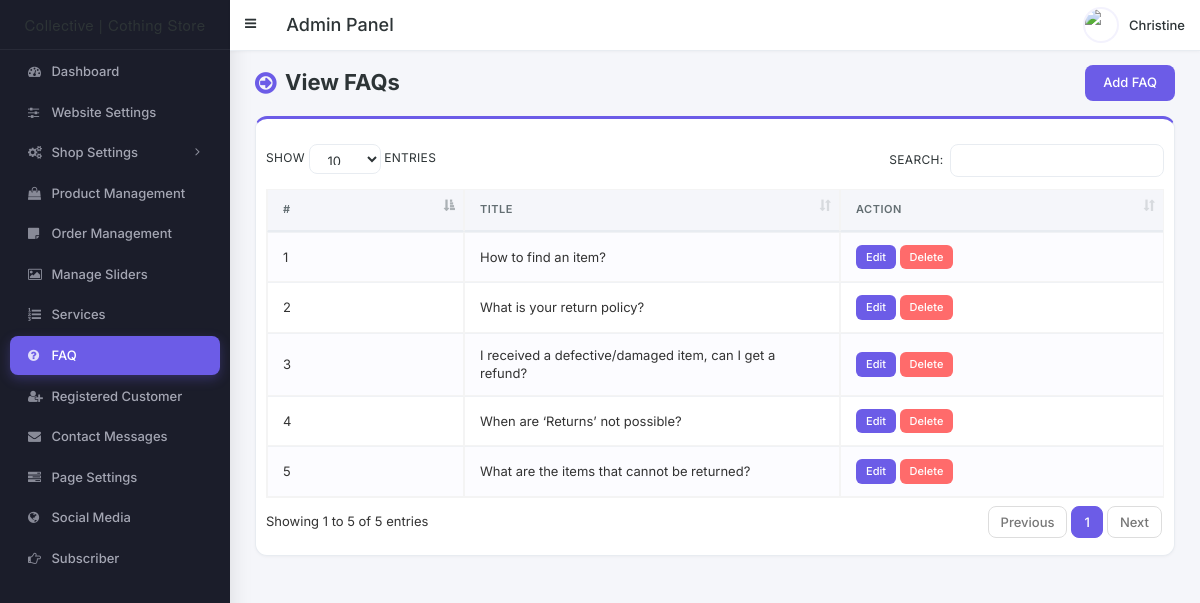
Before: /admin/faq.php (signed in) with the older database file.
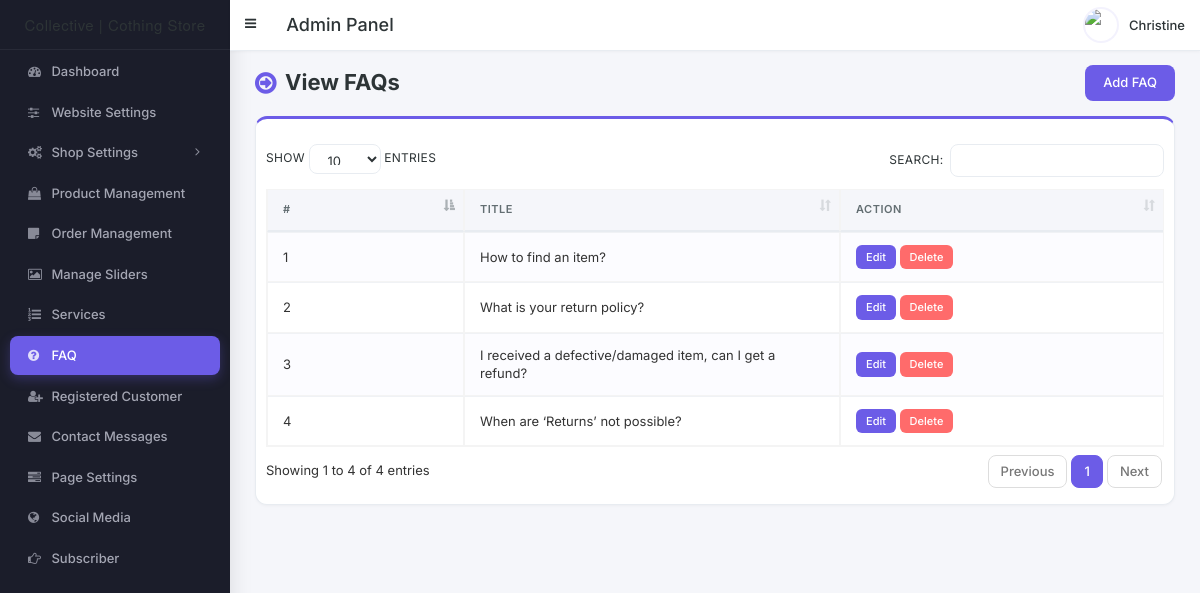
After: the same page with the newer database file.
### tables this page shows
CREATE TABLE `tbl_faq` (
  `faq_id` int(11) NOT NULL,
  `faq_title` varchar(255) NOT NULL,
  `faq_content` text NOT NULL
);

### admin/faq.php (the view, shortened to what this page needs)
<?php require_once('header.php'); ?>
<section class="content-header">
	<div class="content-header-left">
		<h1>View FAQs</h1>
	</div>
	<div class="content-header-right">
		<a href="faq-add.php" class="btn btn-primary btn-sm">Add FAQ</a>
	</div>
</section>
<section class="content">
	<div class="row">
		<div class="col-md-12">
			<div class="box box-info">
				<div class="box-body table-responsive">
					<table id="example1" class="table table-bordered table-hover table-striped">
						<thead>
							<tr>
								<th width="30">#</th>
								<th width="100">Title</th>
								<th width="80">Action</th>
							</tr>
						</thead>
						<tbody>
							<?php
							$i=0;
							$statement = $pdo->prepare("SELECT * FROM tbl_faq");
							$statement->execute();
							$result = $statement->fetchAll(PDO::FETCH_ASSOC);
							foreach ($result as $row) {
								$i++;
								?>
								<tr>
									<td><?php echo $i; ?></td>
									<td><?php echo $row['faq_title']; ?></td>
									<td>
										<a href="faq-edit.php?id=<?php echo $row['faq_id']; ?>" class="btn btn-primary btn-xs">Edit</a>
										<a href="#" class="btn btn-danger btn-xs" data-href="faq-delete.php?id=<?php echo $row['faq_id']; ?>" data-toggle="modal" data-target="#confirm-delete">Delete</a>
									</td>
								</tr>
								<?php
							}
							?>
						</tbody>
					</table>
				</div>
			</div>
		</div>
	</div>
</section>
<?php require_once('footer.php'); ?>

Changed rows visible on the page:
removed tbl_faq: faq_title "What are the items that cannot be returned?"
Other visible differences:
text written by a page script: "SHOW ENTRIES SEARCH: Showing 1 to 5 of 5 entries Previous 1 Next" → "SHOW ENTRIES SEARCH: Showing 1 to 4 of 4 entries Previous 1 Next"
